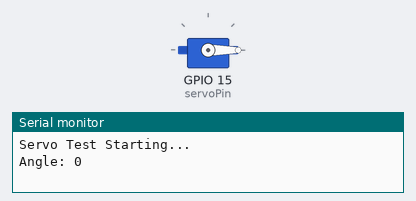
The sketch below on a simulated ESP32. Parts: servo, the last lines printed to the serial monitor.

Above: at 0.05 s.
At 0.9 s:
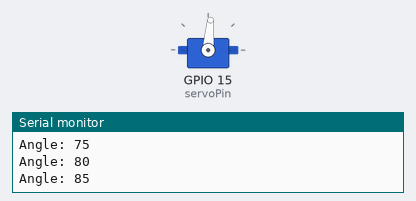
At 1.8 s:
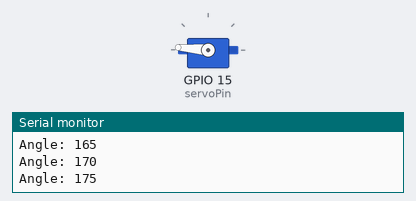
At 3.55 s:
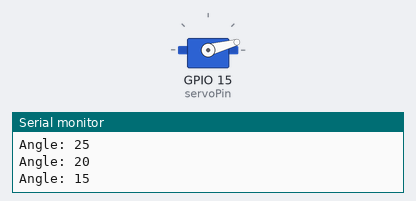
Timing chart, 0 to 8.5 s (numbered marks = the images above):
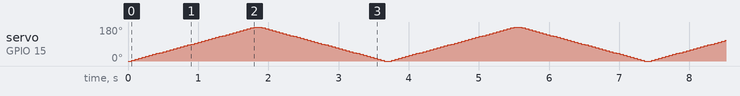

The sketch:

ESP32_SERVO_TEST.ino
```cpp
#include <ESP32Servo.h>

Servo myServo;
const int servoPin = 15;

void setup() {
  myServo.attach(servoPin);
  Serial.begin(115200);
  Serial.println("Servo Test Starting...");
}

void loop() {
  // Sweep from 0 to 180 degrees
  for (int pos = 0; pos <= 180; pos += 5) {
    myServo.write(pos);
    Serial.print("Angle: ");
    Serial.println(pos);
    delay(50);
  }

  // Sweep from 180 to 0 degrees
  for (int pos = 180; pos >= 0; pos -= 5) {
    myServo.write(pos);
    Serial.print("Angle: ");
    Serial.println(pos);
    delay(50);
  }
}
```
